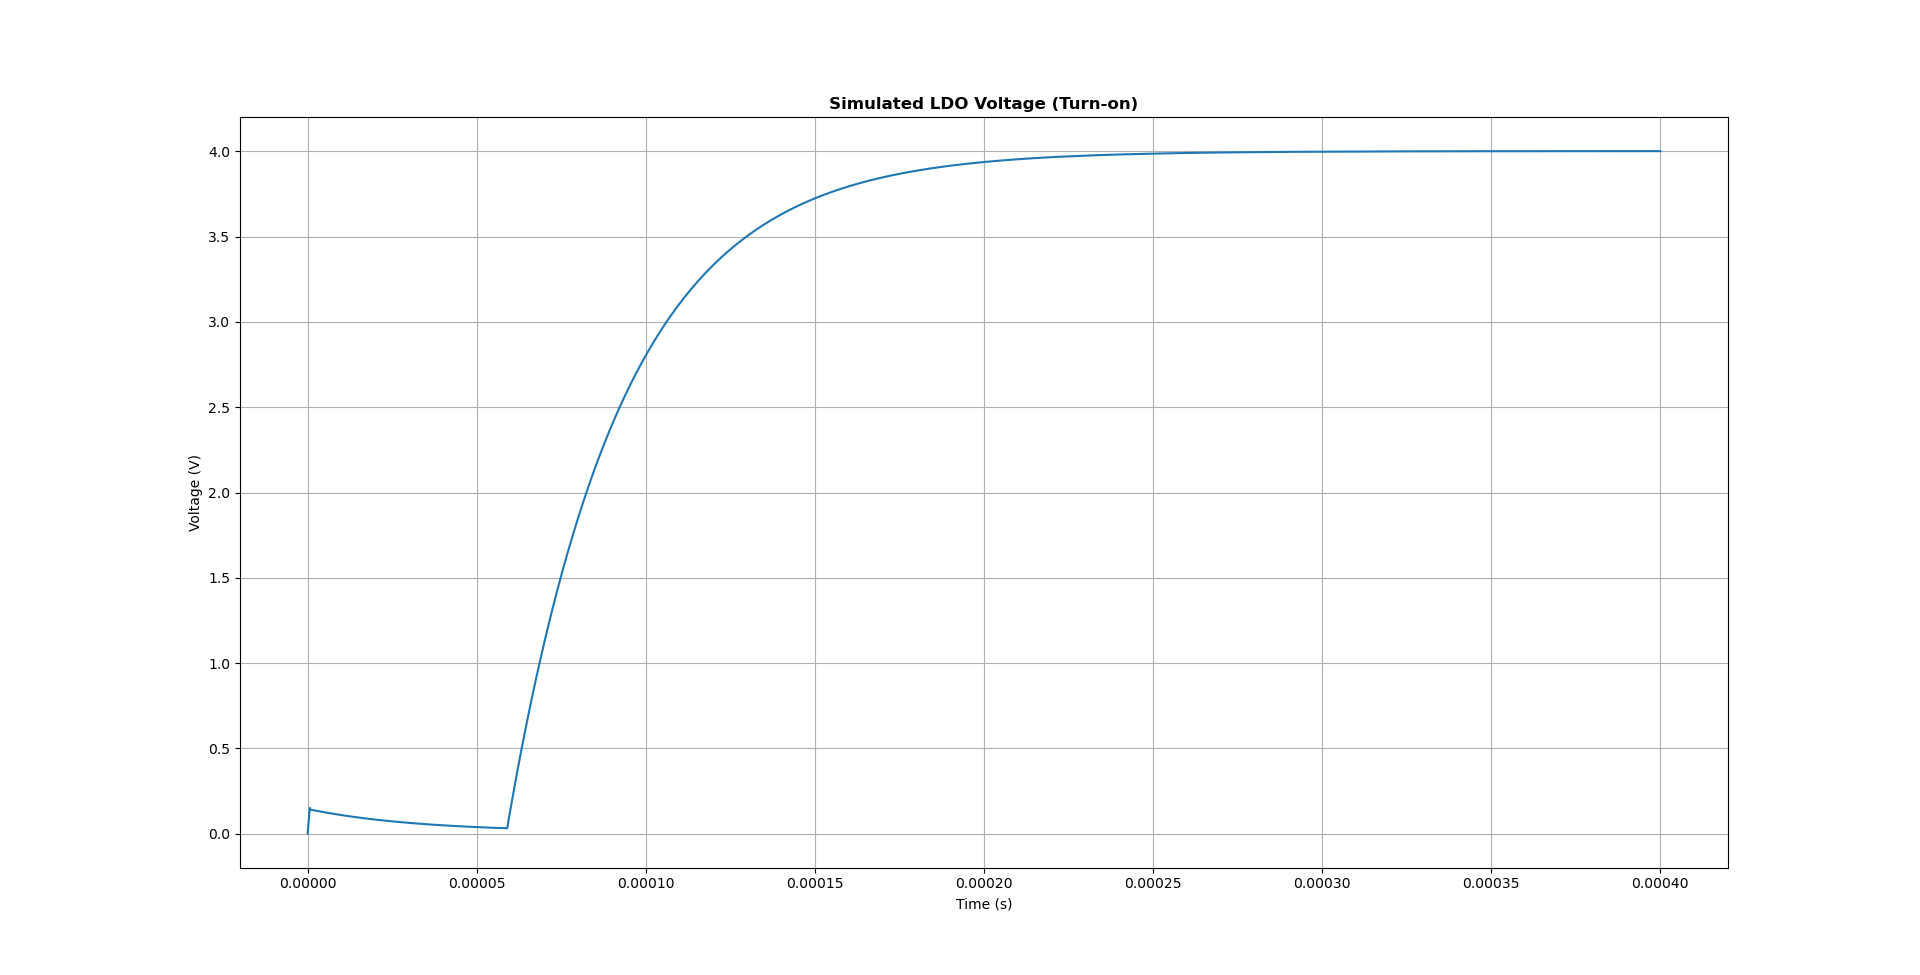

Write Python code to recreate this figure.
import numpy as np
import tkinter as tk
from tkinter import filedialog
import matplotlib.pyplot as plt
import matplotlib.cbook as cbook

root = tk.Tk()
root.withdraw()
file_path = filedialog.askopenfilename()

with cbook.get_sample_data(file_path) as file:
    data = np.loadtxt(file,delimiter=';')


plt.plot(data[:,0],data[:,1])
plt.xlabel('Time (s)')
plt.ylabel('Voltage (V)')
plt.grid()
plt.title('Simulated LDO Voltage (Turn-on)', fontweight='bold')
plt.show()
